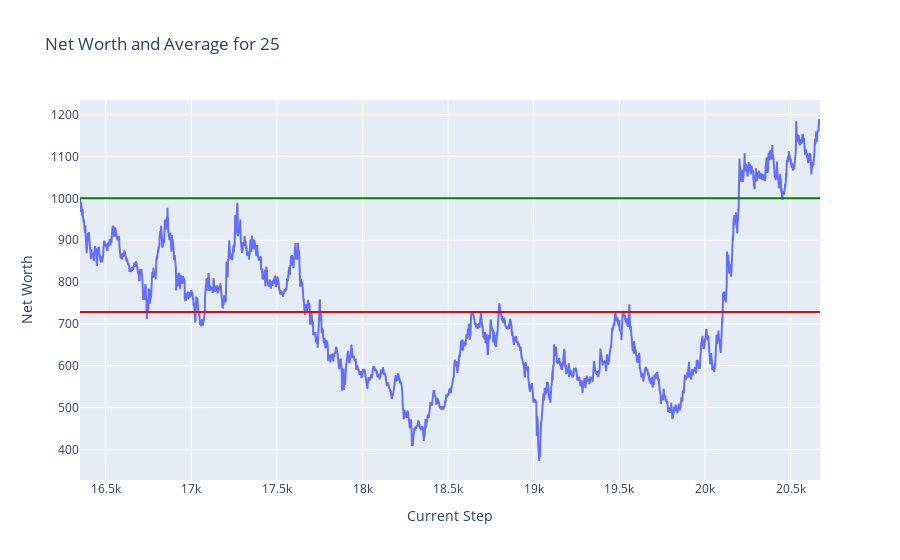
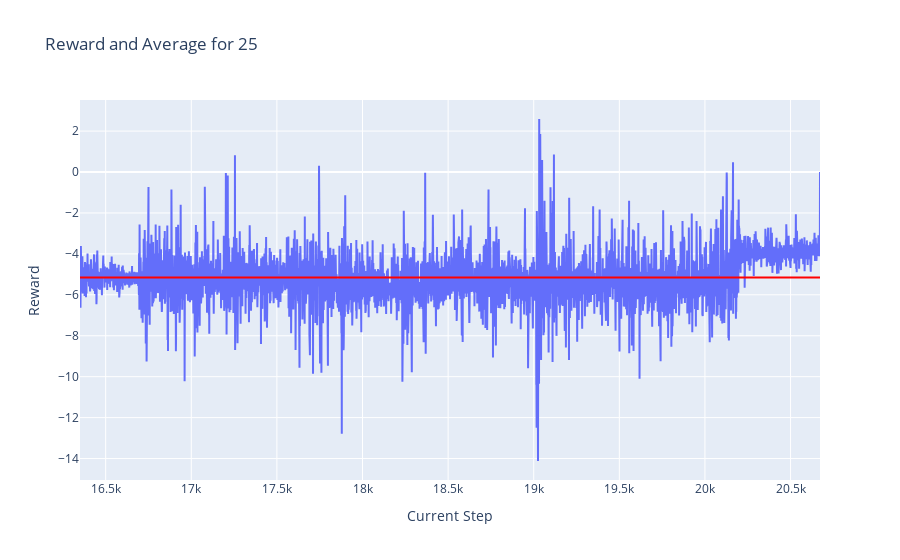
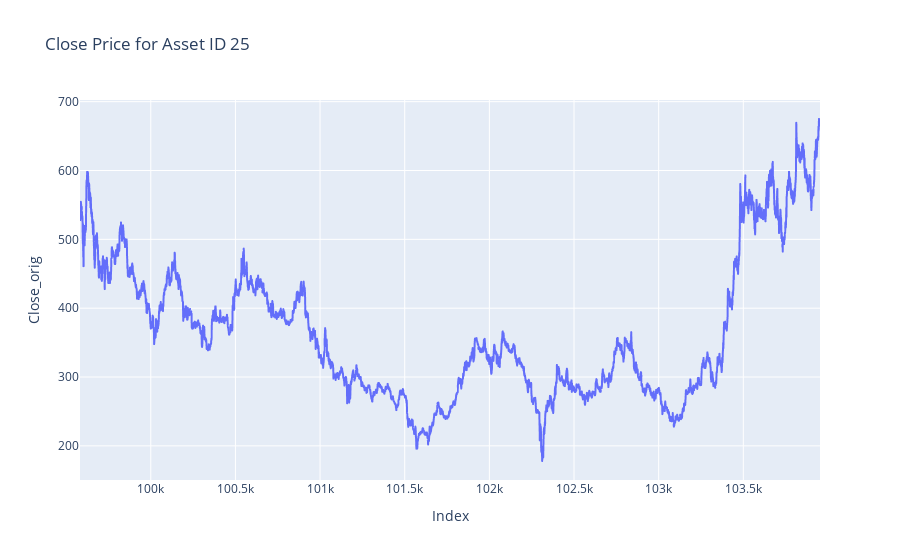

Notebook source saved alongside these figures, in order:
### Markdown cell above
## Plots

### Code cell
token = 25
plot_token_data(df = test_hist_df, token = token)
plot_reward_data(df = test_hist_df, token = token)
plot_close_by_asset(df= test_df, asset_id= token)

### Figure 1 — Plotly figure (JSON) as saved in the notebook; plotly's stock layout.template omitted (floating-point values rounded to 4 significant figures; data arrays with more than 128 entries replaced by an {"elided": "..."} marker saying what was removed)
{"data": [{"mode": "lines", "name": "Net Worth", "type": "scatter", "x": {"elided": "4323 int values"}, "y": {"elided": "4323 float values"}}], "layout": {"shapes": [{"line": {"color": "green"}, "name": "Net Worth = 1000", "type": "line", "x0": 0, "x1": 1, "xref": "x domain", "y0": 1000, "y1": 1000, "yref": "y"}, {"line": {"color": "red"}, "name": "Average Net Worth = 728.63", "type": "line", "x0": 0, "x1": 1, "xref": "x domain", "y0": 728.6, "y1": 728.6, "yref": "y"}], "title": {"text": "Net Worth and Average for 25"}, "xaxis": {"title": {"text": "Current Step"}}, "yaxis": {"title": {"text": "Net Worth"}}}}

### Figure 2 — Plotly figure (JSON) as saved in the notebook; plotly's stock layout.template omitted (floating-point values rounded to 4 significant figures; data arrays with more than 128 entries replaced by an {"elided": "..."} marker saying what was removed)
{"data": [{"mode": "lines", "name": "Reward", "type": "scatter", "x": {"elided": "4323 int values"}, "y": {"elided": "4323 float values"}}], "layout": {"shapes": [{"line": {"color": "red"}, "name": "Average Reward = -5.15", "type": "line", "x0": 0, "x1": 1, "xref": "x domain", "y0": -5.151, "y1": -5.151, "yref": "y"}], "title": {"text": "Reward and Average for 25"}, "xaxis": {"title": {"text": "Current Step"}}, "yaxis": {"title": {"text": "Reward"}}}}

### Figure 3 — Plotly figure (JSON) as saved in the notebook; plotly's stock layout.template omitted (floating-point values rounded to 4 significant figures; data arrays with more than 128 entries replaced by an {"elided": "..."} marker saying what was removed)
{"data": [{"hovertemplate": "Index=%{x}<br>Close_orig=%{y}<extra></extra>", "legendgroup": "", "line": {"color": "#636efa", "dash": "solid"}, "marker": {"symbol": "circle"}, "mode": "lines", "name": "", "showlegend": false, "type": "scattergl", "x": {"elided": "4372 int values"}, "xaxis": "x", "y": {"elided": "4372 float values"}, "yaxis": "y"}], "layout": {"legend": {"tracegroupgap": 0}, "title": {"text": "Close Price for Asset ID 25"}, "xaxis": {"anchor": "y", "domain": [0, 1], "title": {"text": "Index"}}, "yaxis": {"anchor": "x", "domain": [0, 1], "title": {"text": "Close_orig"}}}}
